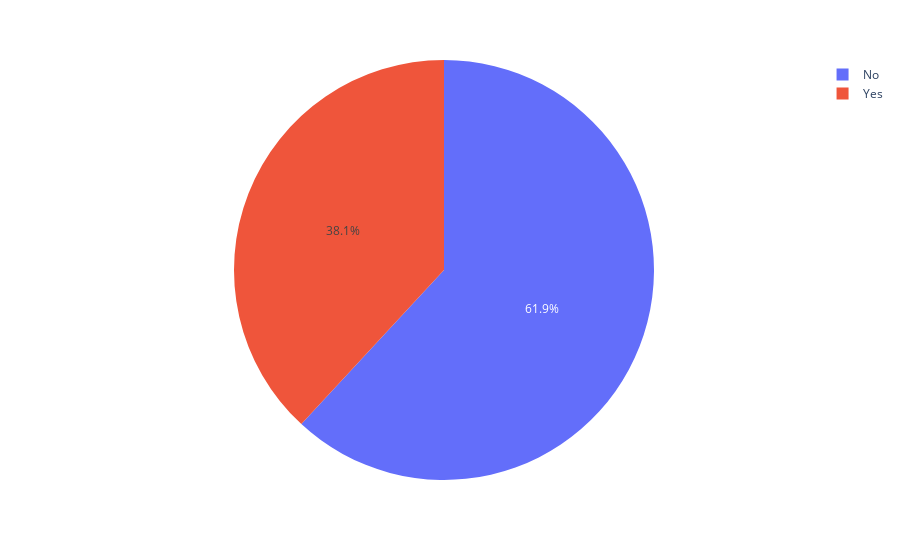

Notebook cell for this chart:
### Code cell
figure=px.pie(data, names='smoker')
figure.show()

### Figure 1 — Plotly figure (JSON) as saved in the notebook; plotly's stock layout.template omitted (floating-point values rounded to 4 significant figures; data arrays with more than 128 entries replaced by an {"elided": "..."} marker saying what was removed)
{"data": [{"domain": {"x": [0, 1], "y": [0, 1]}, "hovertemplate": "smoker=%{label}<extra></extra>", "labels": {"elided": "244 str values"}, "legendgroup": "", "name": "", "showlegend": true, "type": "pie"}], "layout": {"legend": {"tracegroupgap": 0}, "margin": {"t": 60}}}
